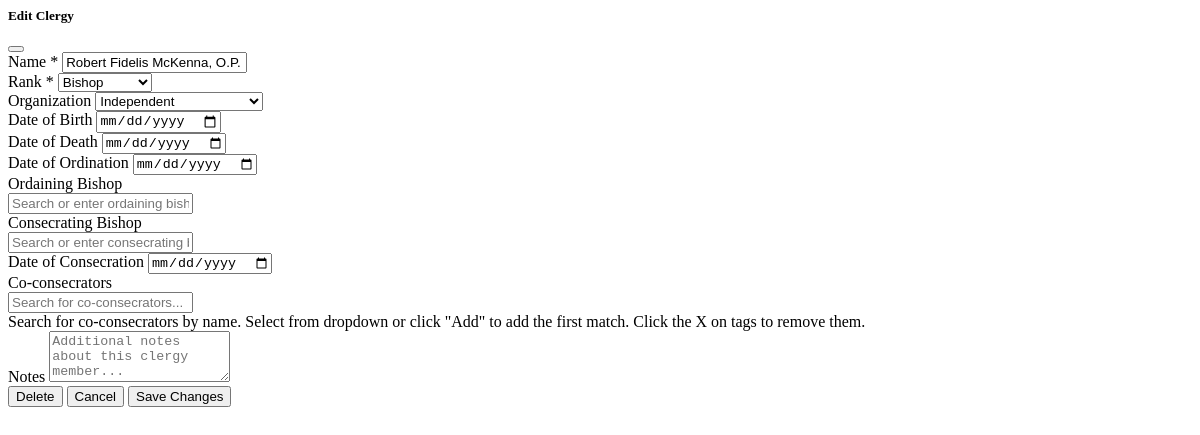
The app's page /clergy/modal/16/edit (signed in), older data.
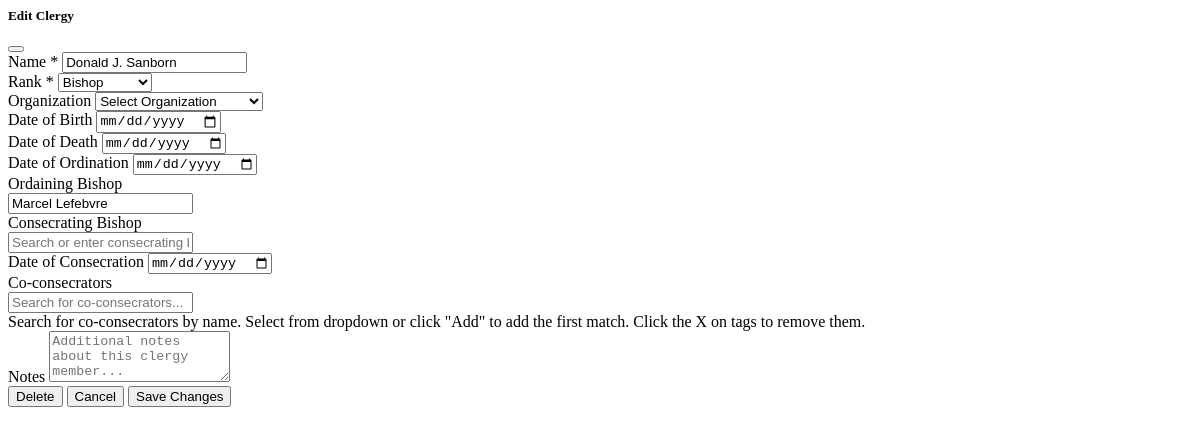
The same page, newer data.
### app.py (models this page shows, shortened)
class Clergy(db.Model):
    id = db.Column(db.Integer, primary_key=True)
    name = db.Column(db.String(200), nullable=False)
    rank = db.Column(db.String(100), nullable=False)
    organization = db.Column(db.String(200))
    date_of_birth = db.Column(db.Date)
    date_of_ordination = db.Column(db.Date)
    ordaining_bishop_id = db.Column(db.Integer, db.ForeignKey('clergy.id'))
    date_of_consecration = db.Column(db.Date)
    consecrator_id = db.Column(db.Integer, db.ForeignKey('clergy.id'))
    co_consecrators = db.Column(db.Text)  # JSON array of clergy IDs
    date_of_death = db.Column(db.Date)
    notes = db.Column(db.Text)
    ordaining_bishop = db.relationship('Clergy', foreign_keys=[ordaining_bishop_id], remote_side=[id])
    consecrator = db.relationship('Clergy', foreign_keys=[consecrator_id], remote_side=[id])
    def get_co_consecrators(self):
        if self.co_consecrators:
            return json.loads(self.co_consecrators)
        return []

class Organization(db.Model):
    id = db.Column(db.Integer, primary_key=True)
    name = db.Column(db.String(200), unique=True, nullable=False)
    abbreviation = db.Column(db.String(20), unique=True)  # Short code for the organization
    description = db.Column(db.Text)
    color = db.Column(db.String(7), nullable=False, default="#27ae60")
    created_at = db.Column(db.DateTime, default=datetime.utcnow)

class Rank(db.Model):
    id = db.Column(db.Integer, primary_key=True)
    name = db.Column(db.String(100), unique=True, nullable=False)
    description = db.Column(db.Text)
    color = db.Column(db.String(7), nullable=False, default="#000000")
    created_at = db.Column(db.DateTime, default=datetime.utcnow)

### app.py (the view)
@app.route('/clergy/modal/<int:clergy_id>/edit')
def clergy_modal_edit(clergy_id):
    if 'user_id' not in session:
        return '', 401
    clergy = Clergy.query.get_or_404(clergy_id)
    all_clergy = Clergy.query.all()
    all_clergy_data = [
        {
            'id': clergy_member.id,
            'name': getattr(clergy_member, 'display_name', clergy_member.name),
            'rank': clergy_member.rank,
            'organization': clergy_member.organization
        }
        for clergy_member in all_clergy
    ]
    ranks = Rank.query.order_by(Rank.name).all()
    organizations = Organization.query.order_by(Organization.name).all()
    return render_template('clergy_modal_wrapper.html',
        clergy=clergy,
        all_clergy_data=all_clergy_data,
        ranks=ranks,
        organizations=organizations,
        edit_mode=True
    )

### templates/clergy_modal_wrapper.html
{% import '_clergy_modal.html' as modals %}
{{ modals.clergy_modal(clergy=clergy, all_clergy_data=all_clergy_data, ranks=ranks, organizations=organizations, edit_mode=edit_mode) }}

### templates/_clergy_modal.html (shortened to what the changed rows need)
{% macro clergy_modal(clergy=None, all_clergy_data=None, ranks=None, organizations=None, edit_mode=False) %}
<div class="modal fade" id="clergyModal" tabindex="-1" aria-labelledby="clergyModalLabel" aria-hidden="true">
    <div class="modal-dialog modal-lg">
        <div class="modal-content">
            <form id="clergyForm" method="POST" action="{% if edit_mode and clergy %}/clergy/{{ clergy.id }}/edit{% else %}/clergy/add{% endif %}">
                <div class="modal-body">
                    <div class="row">
                        <div class="col-md-6">
                            <div class="mb-3">
                                <label for="name" class="form-label">Name *</label>
                                <input type="text" class="form-control" id="name" name="name" value="{{ clergy.name if edit_mode and clergy else '' }}" required>
                            </div>
                            <div class="mb-3">
                                <label for="rank" class="form-label">Rank *</label>
                                <select class="form-select" id="rank" name="rank" required>
                                    {% for rank in ranks %}
                                        <option value="{{ rank.name }}" {% if edit_mode and clergy and clergy.rank == rank.name %}selected{% endif %}>{{ rank.name }}</option>
                                    {% endfor %}
                                </select>
                            </div>
                            <div class="mb-3">
                                <label for="organization" class="form-label">Organization</label>
                                <select class="form-select" id="organization" name="organization">
                                    <option value="">Select Organization</option>
                                    {% for org in organizations %}
                                        <option value="{{ org.name }}" {% if edit_mode and clergy and clergy.organization == org.name %}selected{% endif %}>{{ org.name }}</option>
                                    {% endfor %}
                                </select>
                            </div>
                        </div>
                        <div class="col-md-6">
                            <div class="mb-3">
                                <div class="co-consecrators-container">
                                    <div class="input-group mb-2">
                                        <input type="text" class="form-control" id="ordaining_bishop_input" name="ordaining_bishop_input" placeholder="Search or enter ordaining bishop..." autocomplete="off" value="{{ clergy.ordaining_bishop.name if edit_mode and clergy and clergy.ordaining_bishop else '' }}">
                                    </div>
                                </div>
                            </div>
                        </div>
                    </div>
                </div>
            </form>
        </div>
    </div>
</div>
{% endmacro %}

Row changes from the older to the newer data that the page shows:
changed Clergy "Bishop": name "Robert Fidelis McKenna, O.P." → "Donald J. Sanborn"; organization "Independent" → (not shown)
now on this page (row edited): Clergy: ordaining_bishop_input "Marcel Lefebvre"
Text that changed along with them:
form field organization: (not shown) → "Select Organization"
